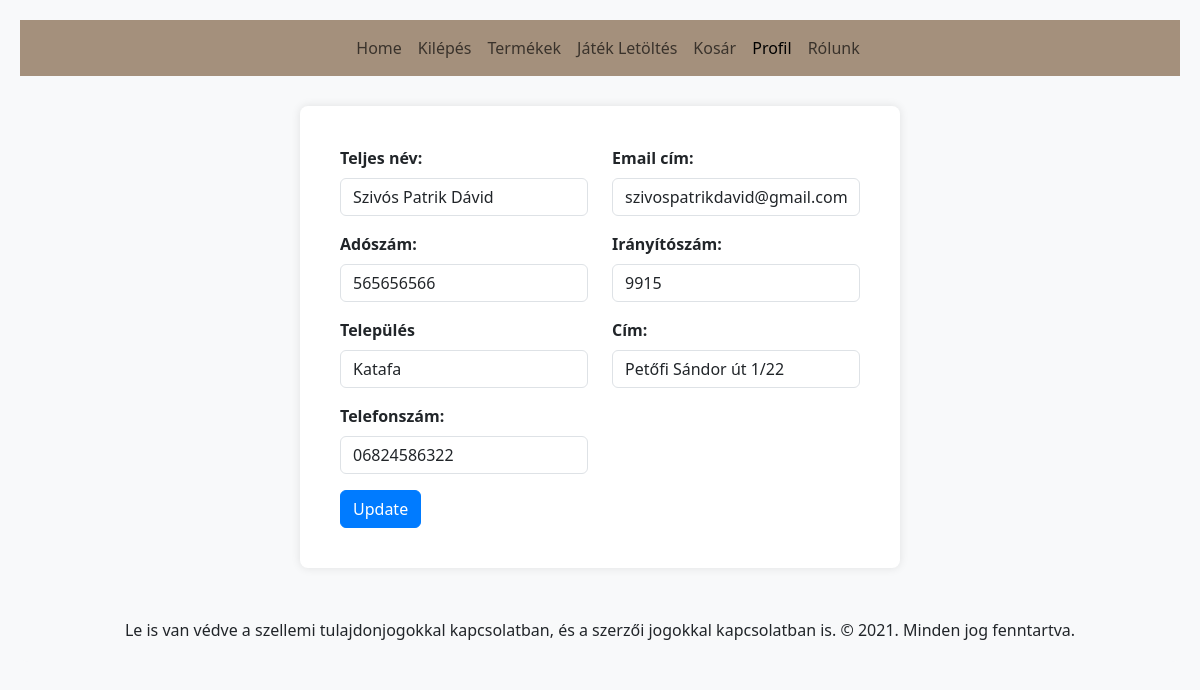
/index.php?menu=profil (signed in), run on an earlier commit of the app's database.
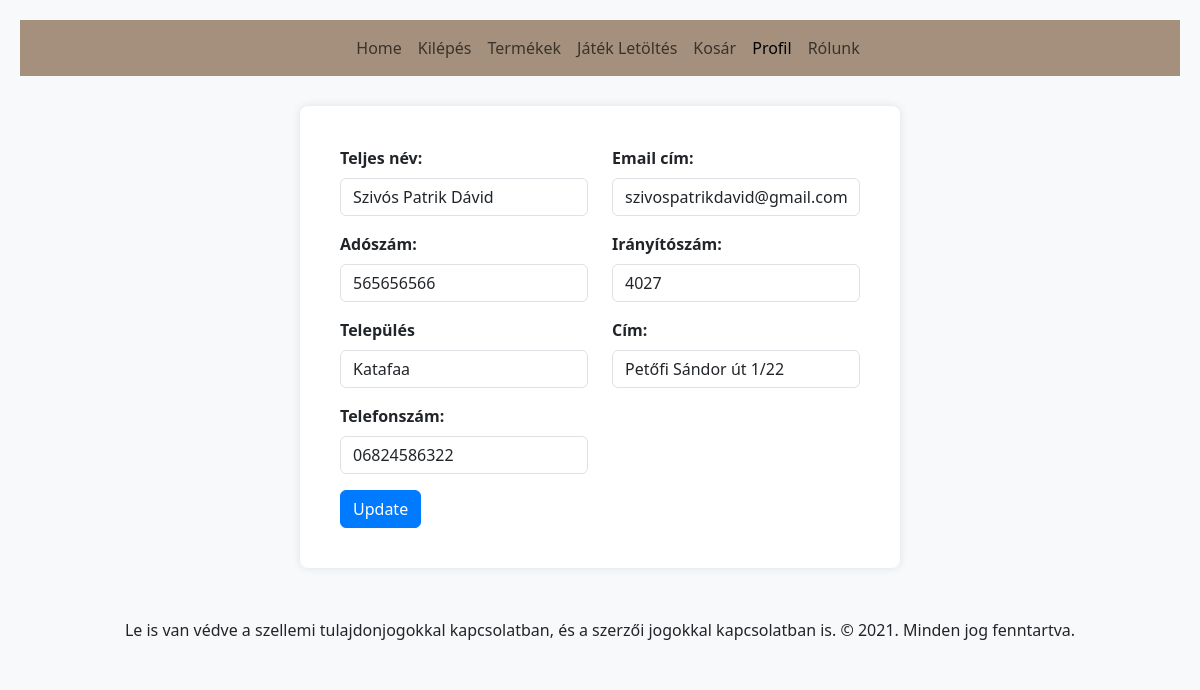
And on a later commit of the database.
### tables this page shows
CREATE TABLE `users` (
  `userid` int(10) UNSIGNED NOT NULL,
  `username` varchar(100) NOT NULL,
  `password` varchar(100) NOT NULL,
  `regisztralt` datetime NOT NULL DEFAULT current_timestamp(),
  `pontszam` int(10) NOT NULL DEFAULT 0,
  `halalokszama` int(10) NOT NULL DEFAULT 0,
  `Levels` int(10) NOT NULL DEFAULT 1,
  `skin` int(10) NOT NULL DEFAULT 0,
  `teljesnev` varchar(30) NOT NULL,
  `emailcim` varchar(100) NOT NULL,
  `adoszam` varchar(11) DEFAULT NULL,
  `iranyitoszam` varchar(4) DEFAULT NULL,
  `telepules` varchar(20) DEFAULT NULL,
  `cim` varchar(50) DEFAULT NULL,
  `telefonszam` varchar(12) DEFAULT NULL
);

### classes/Database.php (called while the page is built, shortened)
<?php
class Database
{
    private $db = null;
    public function __construct($host, $username, $passwor, $db)
    {
        $this->db = new mysqli($host, $username, $passwor, $db);
    }
    public function Profil()
    {
        $stmt = $this->db->prepare("SELECT * FROM users WHERE username = ?");
        $stmt->bind_param("s", $_SESSION['username']);
        $stmt->execute();
        $result = $stmt->get_result();
        return $result->fetch_assoc();
    }
}

### pages/profil.php (the view, shortened to what this page needs)
<?php
$userData = $db->Profil();
if (isset($userData) && !empty($userData)) {
    $teljesnev = $userData['teljesnev'];
    $emailcim = $userData['emailcim'];
    $adoszam = $userData['adoszam'];
    $iranyitoszam = $userData['iranyitoszam'];
    $telepules = $userData['telepules'];
    $cim = $userData['cim'];
    $telefonszam = $userData['telefonszam'];
}
?>
<div class="container">
    <form action="#" method="post">
        <div class="row">
            <div class="col-6">
                <div class="mb-3">
                    <label for="teljesnev" class="form-label">Teljes név:</label>
                    <input type="text" class="form-control" id="teljesnev" name="teljesnev" minlength="1" value="<?php echo $teljesnev; ?>">
                </div>
            </div>
            <div class="col-6">
                <div class="mb-3">
                    <label for="emailcim" class="form-label">Email cím:</label>
                    <input type="text" class="form-control" id="emailcim" name="emailcim" minlength="1" aria-describedby="emailHelp" value="<?php echo $emailcim; ?>">
                </div>
            </div>
        </div>
        <div class="row">
            <div class="col-6">
                <div class="mb-3">
                    <label for="adoszam" class="form-label">Adószám:</label>
                    <input type="text" class="form-control" id="adoszam" name="adoszam" value="<?php echo $adoszam; ?>">
                </div>
            </div>
            <div class="col-6">
                <div class="mb-3">
                    <label for="iranyitoszam" class="form-label">Irányítószám:</label>
                    <input type="number" class="form-control" id="iranyitoszam" minlength="4" name="iranyitoszam" value="<?php echo $iranyitoszam; ?>">
                </div>
            </div>
        </div>
        <div class="row">
            <div class="col-6">
                <div class="mb-3">
                    <label for="telepules" class="form-label">Település</label>
                    <input type="text" class="form-control" id="telepules" name="telepules" value="<?php echo $telepules; ?>">
                </div>
            </div>
            <div class="col-6">
                <div class="mb-3">
                    <label for="cim" class="form-label">Cím:</label>
                    <input type="text" class="form-control" id="cim" name="cim" value="<?php echo $cim; ?>">
                </div>
            </div>
        </div>
        <div class="row">
            <div class="col-6">
                <div class="mb-3">
                    <label for="telefonszam" class="form-label">Telefonszám:</label>
                    <input type="number" class="form-control" id="telefonszam" name="telefonszam" minlength="11" value="<?php echo $telefonszam; ?>">
                </div>
            </div>
        </div>
        <button id="updateButton" type="submit" class="btn btn-primary" name="editadatok" value="true">Update</button>
    </form>
</div>

### layout/head.php (shortened to what this page needs)
<!DOCTYPE html>
<html lang="hu">
<head>
    <link rel="stylesheet" href="https://cdnjs.cloudflare.com/ajax/libs/font-awesome/6.3.0/css/all.min.css" />
    <link href="https://cdn.jsdelivr.net/npm/bootstrap@5.3.1/dist/css/bootstrap.min.css" rel="stylesheet">
    <link href="./layout/main.css" rel="stylesheet" />
</head>

### index.php (shortened to what this page needs)
<?php
require_once './classes/Database.php';
$db = new Database("localhost", "root", "", "soulpactum");
if (!isset($_SESSION['login'])) {
    $_SESSION['login'] = false;
} else {
    $_SESSION['user']=$db->Profil();
}
require_once './layout/head.php';
?>
<body>
    <?php
    $menu = filter_input(INPUT_GET, "menu");
    require_once './layout/menu.php';
    require_once './tartalom.php';
    require_once './layout/footer.php';
    ?>
</body>
</html>

### layout/menu.php (shortened to what this page needs)
<nav class="navbar navbar-expand-lg navbar-light" style="background-color: #A4907C;">
    <div class="container-fluid">
        <div class="collapse navbar-collapse justify-content-center" id="navbarSupportedContent">
            <ul class="navbar-nav">
                <li class="nav-item">
                    <a class="nav-link" aria-current="page" href="index.php">Home</a>
                </li>
                <?php
                if ($_SESSION['login']) {
                    echo '<li class="nav-item">
                <a class="nav-link ' . ($menu == 'logout' ? ' active' : '') . '" href="index.php?menu=logout">Kilépés</a>
                </li>' . '<li class="nav-item">
                    <a class="nav-link' . ($menu == 'termekek' ? ' active' : '') . '" href="index.php?menu=termekek" >Termékek</a>
                  </li>' . '<li class="nav-item">
                  <a class="nav-link' . ($menu == 'jatek' ? ' active' : '') . '" href="index.php?menu=jatek" >Játék Letöltés</a>
                </li>' . '<li class="nav-item">
                  <a class="nav-link' . ($menu == 'cart' ? ' active' : '') . '" href="index.php?menu=cart" >Kosár</a>
                </li>' . '<li class="nav-item">
                  <a class="nav-link' . ($menu == 'profil' ? ' active' : '') . '" href="index.php?menu=profil" >Profil</a>
                </li>';
                }
                ?>
                <li class="nav-item">
                    <a class="nav-link <?php echo ($menu == 'rolunk' ? ' active' : ''); ?>" href="index.php?menu=rolunk">Rólunk</a>
                </li>
            </ul>
        </div>
    </div>
</nav>

### tartalom.php (shortened to what this page needs)
<?php
switch ($menu) {
    case 'profil':
        require_once './pages/profil.php';
        break;
}

### layout/footer.php
<footer>
    Le is van védve a szellemi tulajdonjogokkal kapcsolatban, és a szerzői jogokkal kapcsolatban is. © 2021. Minden jog
    fenntartva.
</footer>

### layout/main.css (style rules this page uses)
body { background-color: #f8f9fa; padding: 20px; }
.container { max-width: 600px; margin: 30px auto; background-color: #fff; border-radius: 8px; padding: 40px; box-shadow: 0 0 10px rgba(0, 0, 0, 0.1); }
.form-label { font-weight: bold; }
.btn-primary { background-color: #007bff; border-color: #007bff; }
footer { margin-top: auto; padding: 20px; background-color: #f8f9fa; text-align: center; border-radius: 0 0 8px 8px; justify-content: center; position: fixed bottom; }

What changed in the data, as far as the page shows it:
changed users "Szivós Patrik Dávid": iranyitoszam "9915" → "4027"; telepules "Katafa" → "Katafaa"
